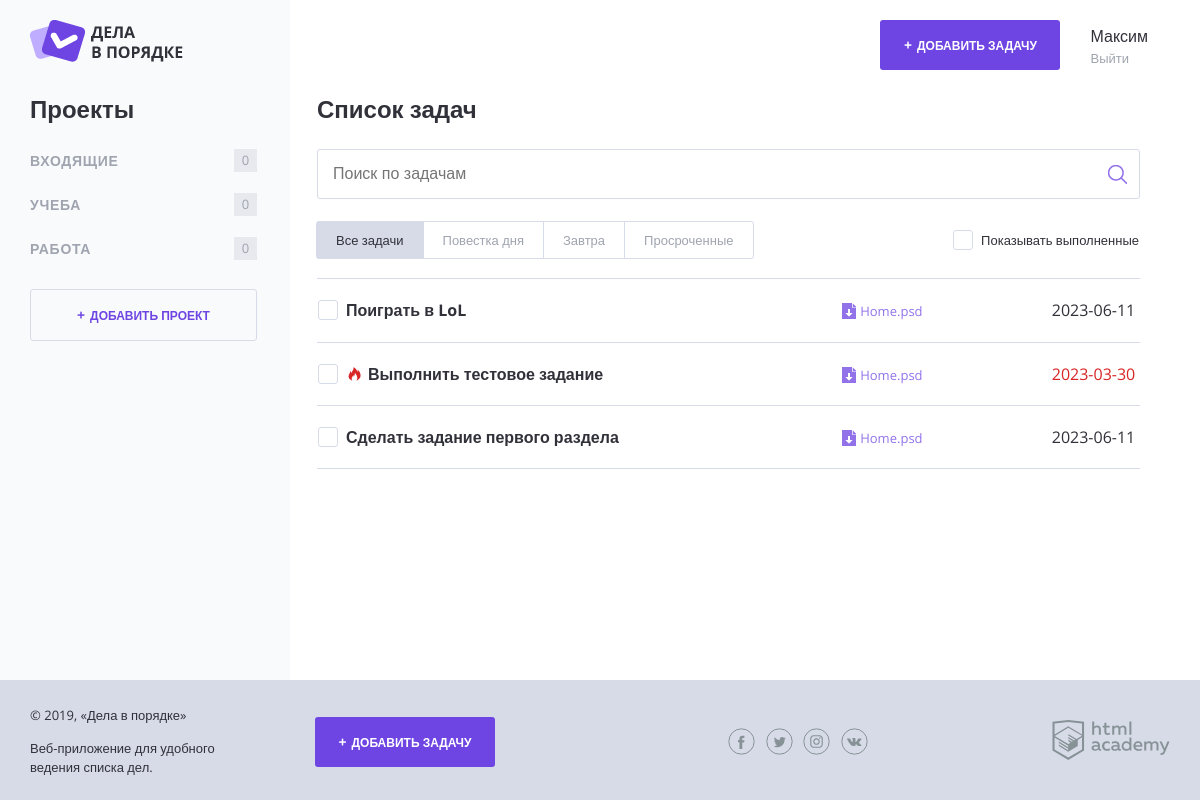
The page / on the database its author committed.
### tables this page shows
CREATE TABLE project (
    id INT AUTO_INCREMENT PRIMARY KEY,
    name_category VARCHAR(128),
    user_id INT,
    FOREIGN KEY (user_id) REFERENCES users(id) 
);

CREATE TABLE task (
    id INT AUTO_INCREMENT PRIMARY KEY,
    date_creation TIMESTAMP DEFAULT CURRENT_TIMESTAMP,
    status TINYINT(0),
    name_task VARCHAR(255),
    file VARCHAR(255),
    date_completion DATE,
    user_id INT,
    project_id INT,
    FOREIGN KEY (user_id) REFERENCES users(id),
    FOREIGN KEY (project_id) REFERENCES project(id)
);

### helpers.php (called while the page is built, shortened)
<?php
function include_template($name, array $data = []) {
    $name = 'templates/' . $name;
    extract($data);
    require $name;
    $result = ob_get_clean();
    return $result;
}

### models.php (called while the page is built, shortened)
<?php
function get_query_list_project()
{
    return "SELECT *  FROM project WHERE user_id = 1";
}
function get_query_list_task()
{
    return "SELECT *  FROM task WHERE user_id = 1";
}
?>

### functions.php (called while the page is built, shortened)
<?php
 function task_count(array $task, $categories)
 {
    $count = 0;
    return $count;
 }
 function get_hours_left($date) {
    $timestamp = strtotime($date);
    $diff = $timestamp - time();
    $hours_left = floor($diff / 3600);
    return $hours_left;
  }
?>

### init.php (called while the page is built, shortened)
<?php
require_once('functions.php');
$content = '';
?>

### templates/main.php (the view, shortened to what this page needs)
<section class="content__side">
                <h2 class="content__side-heading">Проекты</h2>
                <nav class="main-navigation">
                    <ul class="main-navigation__list">
                        <?php foreach($categories as $project): ?>
                            <li class="main-navigation__list-item">
                                <a class="main-navigation__list-item-link" href="../index.php?id=<?= $project_id['project_id']?>"><?= $project['name_category']?></a>
                            <span class="main-navigation__list-item-count"><?= task_count($task,$project); ?></span>
                        </li>
                        <?php endforeach; ?>
                    </ul>
                </nav>
                <a class="button button--transparent button--plus content__side-button"
                   href="pages/form-project.html" target="project_add">Добавить проект</a>
            </section>
            <main class="content__main">
                <h2 class="content__main-heading">Список задач</h2>
                <form class="search-form" action="index.php" method="post" autocomplete="off">
                    <input class="search-form__input" type="text" name="" value="" placeholder="Поиск по задачам">
                    <input class="search-form__submit" type="submit" name="" value="Искать">
                </form>
                <div class="tasks-controls">
                    <nav class="tasks-switch">
                        <a href="/" class="tasks-switch__item tasks-switch__item--active">Все задачи</a>
                        <a href="/" class="tasks-switch__item">Повестка дня</a>
                        <a href="/" class="tasks-switch__item">Завтра</a>
                        <a href="/" class="tasks-switch__item">Просроченные</a>
                    </nav>
                    <label class="checkbox">
                        <span class="checkbox__text">Показывать выполненные</span>
                    </label>
                </div>
                <table class="tasks">
                    <?php foreach($task as $key => $task_item): ?>
                    <tr class="tasks__item task
                    <?php if (get_hours_left($task_item['date_completion']) <= 24):?>task--important<?php endif?>">
                        <td class="task__select">
                            <label class="checkbox task__checkbox">
                                <span class="checkbox__text"><?= $task_item['name_task'] ?></span>
                            </label>
                        </td>
                        <td class="task__file">
                            <a class="download-link" href="#">Home.psd</a>
                        </td>
                        <td class="task__date"><?=$task_item['date_completion'];?></td>
                    </tr>
                    <?php endforeach; ?>
                </table>
            </main>
        </div>
    </div>

### templates/layout.php (shortened to what this page needs)
<?php
$user_name = 'Максим';
?>
<!DOCTYPE html>
<html lang="ru">
<head>
    <link rel="stylesheet" href="css/normalize.css">
    <link rel="stylesheet" href="css/style.css">
    <link rel="stylesheet" href="css/flatpickr.min.css">
</head>
<body>
<div class="page-wrapper">
    <div class="container container--with-sidebar">
        <header class="main-header">
            <a href="/">
                <img src="img/logo.png" width="153" height="42" alt="Логотип Дела в порядке">
            </a>
            <div class="main-header__side">
                <a class="main-header__side-item button button--plus open-modal" href="pages/form-task.html">Добавить задачу</a>
                <div class="main-header__side-item user-menu">
                    <div class="user-menu__data">
                        <p><?=$user_name?></p>
                        <a href="#">Выйти</a>
                    </div>
                </div>
            </div>
        </header>
        <div class="content"><?= $content ?></div>
<footer class="main-footer">
    <div class="container">
        <div class="main-footer__copyright">
            <p>© 2019, «Дела в порядке»</p>
            <p>Веб-приложение для удобного ведения списка дел.</p>
        </div>
        <a class="main-footer__button button button--plus" href="pages/form-task.html">Добавить задачу</a>
        <div class="main-footer__social social">
            <a class="social__link social__link--facebook" href="#">
            </a>
            <a class="social__link social__link--twitter" href="#">
            </a>
            <a class="social__link social__link--instagram" href="#">
            </a>
            <a class="social__link social__link--vkontakte" href="#">
            </a>
        </div>
        <div class="main-footer__developed-by">
            <a href="https://htmlacademy.ru/intensive/php">
                <img src="img/htmlacademy.svg" alt="HTML Academy" width="118" height="40">
            </a>
        </div>
    </div>
</footer>
</body>
</html>

### index.php (shortened to what this page needs)
<?php
require_once('helpers.php');
require_once('functions.php');
require_once('data.php');
require_once('init.php');
require_once('models.php');
$sql_project = get_query_list_project();
$result_project = mysqli_query($link, $sql_project);
if ($result_project) {
    $categories = mysqli_fetch_all($result_project, MYSQLI_ASSOC);
} else {
    $error = mysqli_error($link);
    $page_content = include_template('error.php', ['error' => $error]);
}
$sql_task = get_query_list_task();
$result_task = mysqli_query($link, $sql_task);
if ($result_task) {
    $task = mysqli_fetch_all($result_task, MYSQLI_ASSOC);
} else {
    $error = mysqli_error($link);
    $page_content = include_template('error.php', ['error' => $error]);
}
$page_content = include_template('main.php', [
    'categories' => $categories,
    'task' => $task,
    'project_id' => $project_id
]);
$layout_content = include_template('layout.php', [
    'content' => $page_content,
    'categories' => $categories,
    'user_name' => 'Максим',
    'title' => 'Дела в порядке'
]);
print($layout_content);
?>

### rows shown on the page
project: name_category "ВХОДЯЩИЕ", project "0"
project: name_category "УЧЕБА", project "0"
project: name_category "РАБОТА", project "0"
task: name_task "Поиграть в LoL", date_completion "2023-06-11"
task: name_task "Выполнить тестовое задание", date_completion "2023-03-30"
task: name_task "Сделать задание первого раздела", date_completion "2023-06-11"

### other values the page prints
$user_name "Максим"
